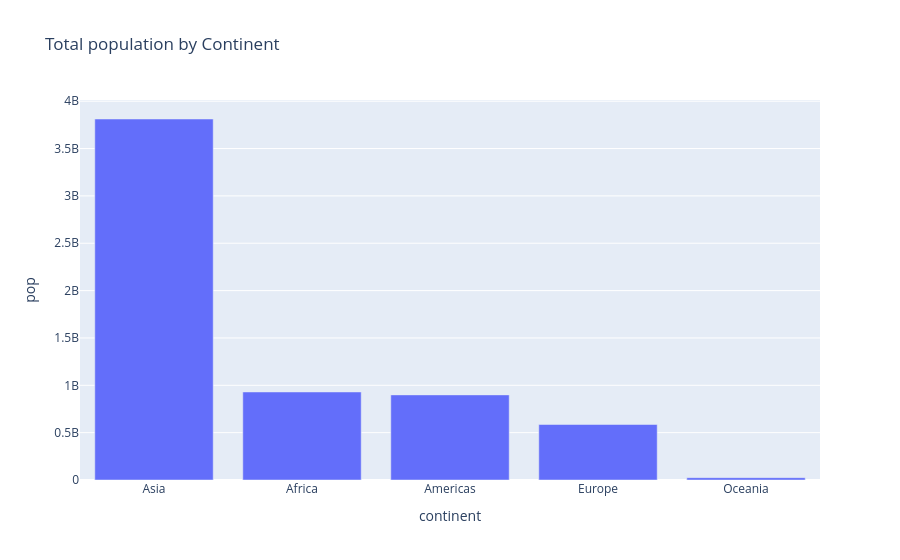

Write notebook code for a chart like this one.
### Markdown cell above
#### Bar Chart — Total Population by Continent
Compare values across categories.

### Code cell
df_bar = df_2007.groupby('continent')['pop'].sum().reset_index().sort_values(by='pop', ascending = False)
fig = px.bar(df_bar, x = 'continent', y = 'pop',
             title = 'Total population by Continent')

fig.show()

### Figure 1 — Plotly figure (JSON) as saved in the notebook; plotly's stock layout.template omitted (floating-point values rounded to 4 significant figures)
{"data": [{"hovertemplate": "continent=%{x}<br>pop=%{y}<extra></extra>", "legendgroup": "", "marker": {"color": "#636efa", "pattern": {"shape": ""}}, "name": "", "orientation": "v", "showlegend": false, "textposition": "auto", "type": "bar", "x": ["Asia", "Africa", "Americas", "Europe", "Oceania"], "xaxis": "x", "y": [3811953827, 929539692, 898871184, 586098529, 24549947], "yaxis": "y"}], "layout": {"barmode": "relative", "legend": {"tracegroupgap": 0}, "title": {"text": "Total population by Continent"}, "xaxis": {"anchor": "y", "domain": [0, 1], "title": {"text": "continent"}}, "yaxis": {"anchor": "x", "domain": [0, 1], "title": {"text": "pop"}}}}
